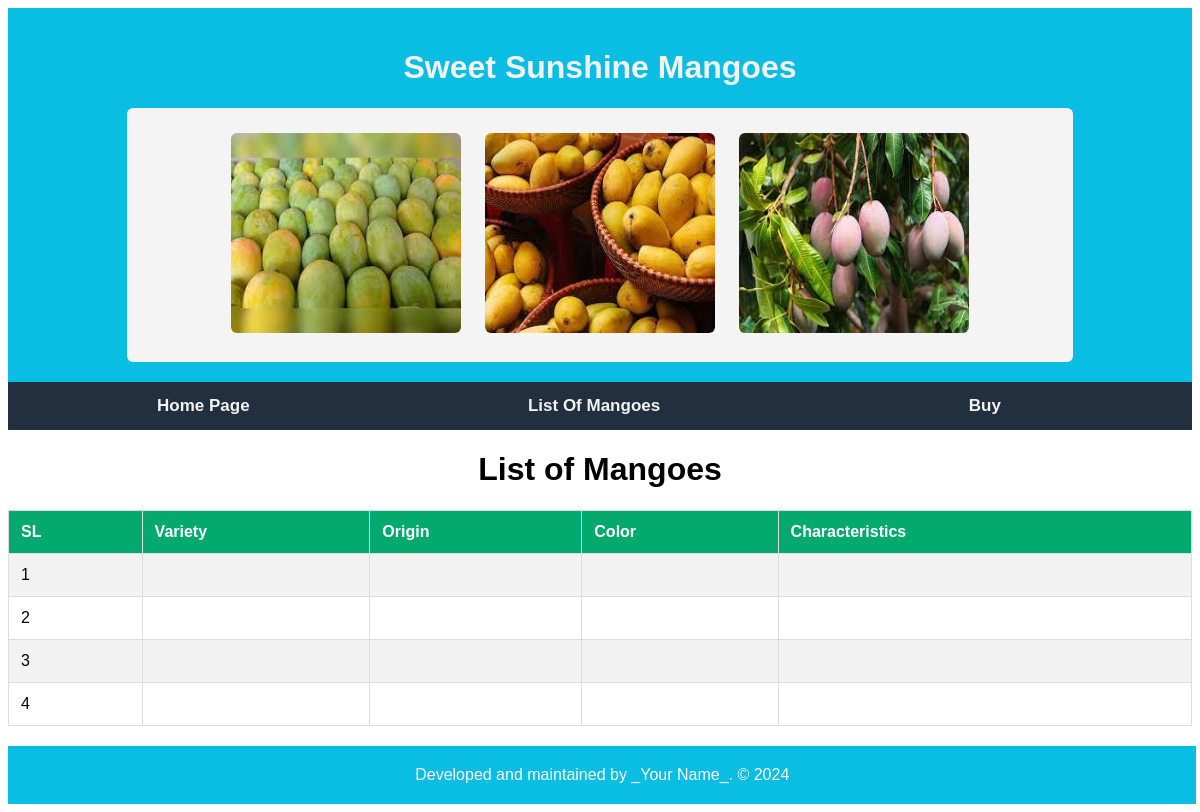
/courses.php, run on the app's committed database.
### tables this page shows
CREATE TABLE `list` (
  `id` int(11) NOT NULL,
  `title` varchar(200) NOT NULL,
  `content` varchar(255) NOT NULL,
  `level` varchar(50) NOT NULL,
  `prerequisite` varchar(200) NOT NULL,
  `duration` int(11) NOT NULL
);

### courses.php (the view)
<?php
include "header.php";
include "dbconnect.php";
$sql = "SELECT * FROM list";
$result = $conn->query($sql);
?>
<h1 align="center"> List of Mangoes</h1>
<table>
    <tr>
        <th>SL</th>
        <th>Variety</th>
        <th>Origin</th>
        <th>Color</th>
        <th>Characteristics</th>
    </tr>
    <?php
    while($row=$result->fetch_assoc()){
        echo "<tr>";
        echo "<td>".$row["id"] ."</td>";
        echo "<td>".$row["variety"] ."</td>";
        echo "<td>". $row["origin"]."</td>";
        echo "<td>". $row["color"]."</td>";
        echo "<td>". $row["characteristics"]."</td>";
        echo "</tr>";
    }
    ?>
<table>
<?php
include "footer.php";
?>

### style.css (style rules this page uses)
body { font-family: sans-serif; }
table { font-family: Arial, Helvetica, sans-serif; border-collapse: collapse; width: 100%; }
table, td, th { border: 1px solid #ddd; padding: 12px; }
tr:nth-child(even) { background-color: #f2f2f2; }
th { padding-top: 12px; padding-bottom: 12px; text-align: left; background-color: #04AA6D; color: white; }

### data on the page
list: id "1"
list: id "2"
list: id "3"
list: id "4"
